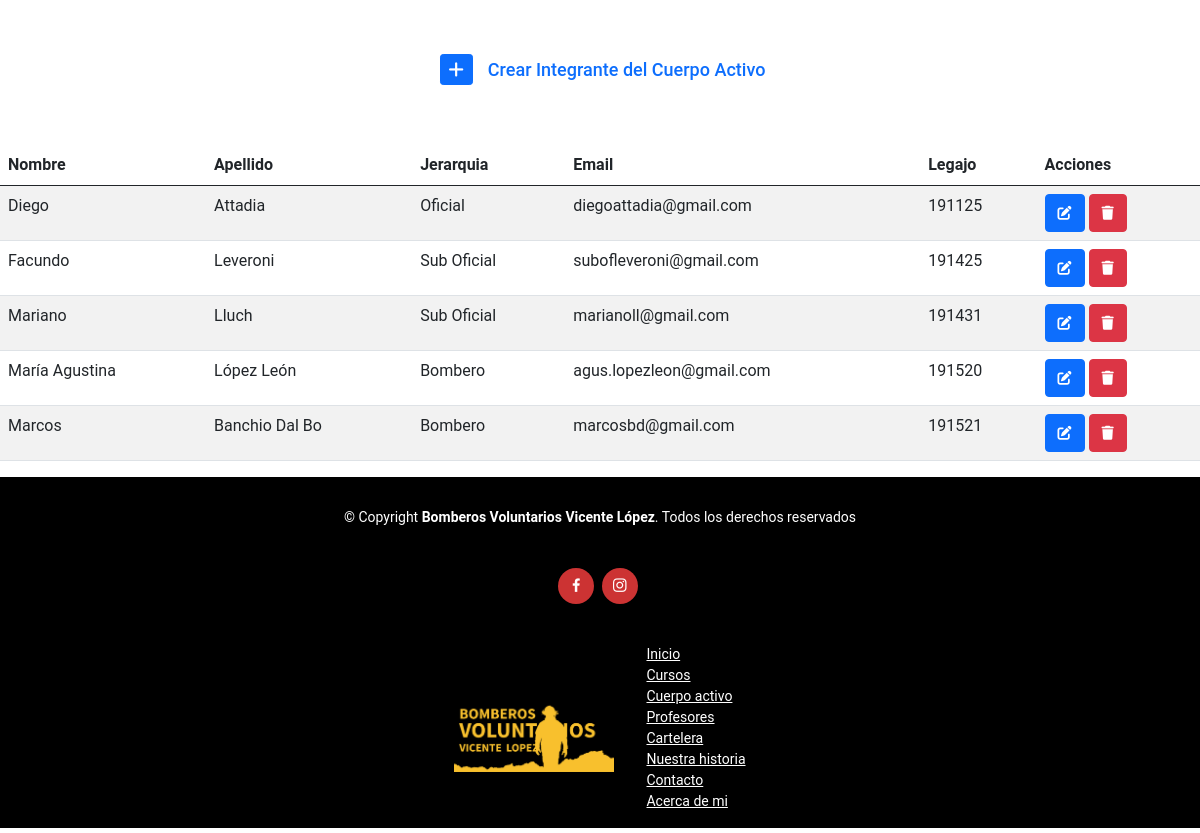
The page /cuerpo/ (signed in, lower part) on the database as committed earlier.
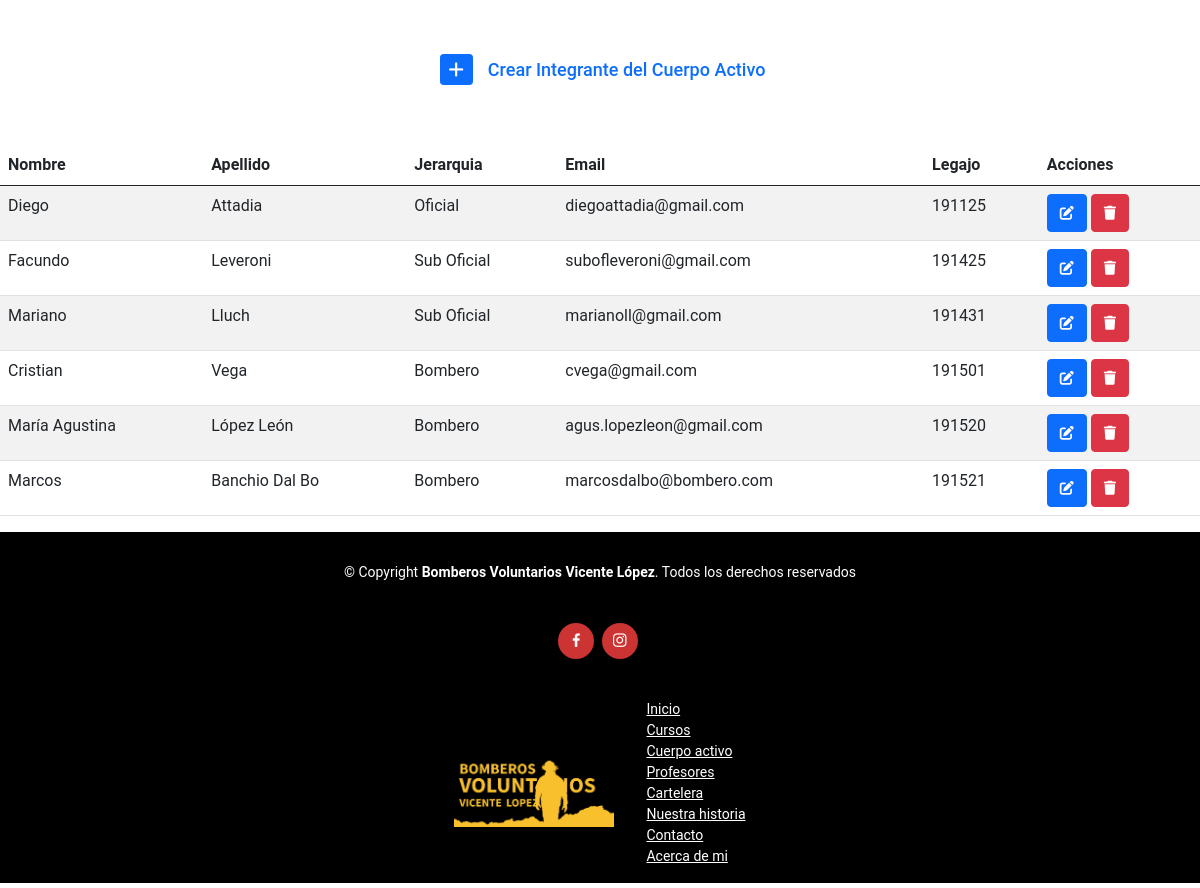
The same page on the database as committed later.
### aplicacion/models.py (models this page shows, shortened)
class Cuerpo(models.Model):
    nombre = models.CharField(max_length=50)
    apellido = models.CharField(max_length=50)
    jerarquia = models.CharField(max_length=50)
    email = models.EmailField()
    legajo = models.IntegerField()
    class Meta:
        verbose_name = "Cuerpo Activo"
        verbose_name_plural = "Cuerpo Activo"
        ordering = ["legajo"]

### aplicacion/views.py (the view)
# urls.py: path('cuerpo/', CuerpoList.as_view(), name="cuerpo"),
class CuerpoList(LoginRequiredMixin,ListView):
    model = Cuerpo

### aplicacion/templates/aplicacion/cuerpo_list.html (shortened to what this page needs)
{% extends "aplicacion/index.html" %}
{% block hero%}
{% load static %}
{%endblock hero%}
{% block intro %}
<section id="about" class="about">
  </section>
{% endblock intro %}
{% block contenido %}
<div style="display: flex; justify-content: center; align-items:center; margin:10px">
  <a style="margin: 10px" href="{% url 'cuerpo_create' %}" class="btn btn-primary btn-sm"></a>
  <a style="margin: 5px; font-weight: 500; font-size: 18px" href="{% url 'cuerpo_create' %}">Crear Integrante del Cuerpo Activo </a>
</div>
<div style="display: flex; margin-top:50px">
    <table class="table table-striped">
      <thead>
          <tr>
              <th>Nombre</th>
              <th>Apellido</th>
              <th>Jerarquia</th>
              <th>Email</th>
              <th>Legajo</th>
              <th>Acciones</th>
          </tr>
      </thead>
      <tbody>
      {% for b in cuerpo_list %}
          <tr>
              <td>{{ b.nombre }}</td>
              <td>{{ b.apellido }}</td>
              <td>{{ b.jerarquia }}</td>
              <td>{{ b.email }}</td>
              <td>{{ b.legajo }}</td>
              <td>
                <a
                  href="{% url 'cuerpo_update' b.id %}"
                  class="btn btn-primary"
                  style="--bs-btn-padding-y: .25rem; --bs-btn-padding-x: .5rem; --bs-btn-font-size: .75rem;"
                  ><i class="fa fa-edit fa-sm" title="Edit Record"></i>
                </a>
                <a
                  href="{% url 'cuerpo_delete' b.id %}"
                  class="btn btn-danger"
                  style="--bs-btn-padding-y: .25rem; --bs-btn-padding-x: .5rem; --bs-btn-font-size: .75rem;"
                  ><i class="fa fa-trash fa-sm" title="Delete Record"></i>
                </a>
            </td>
          </tr>
      {% endfor %}
      </tbody>
    </table>
</div>
{% endblock contenido %}

Rows that differ between the two databases and show on the page:
added Cuerpo: nombre "Cristian", apellido "Vega", jerarquia "Bombero", email "cvega@gmail.com", legajo "191501"
changed Cuerpo "Marcos": email "marcosbd@gmail.com" → "marcosdalbo@bombero.com"
